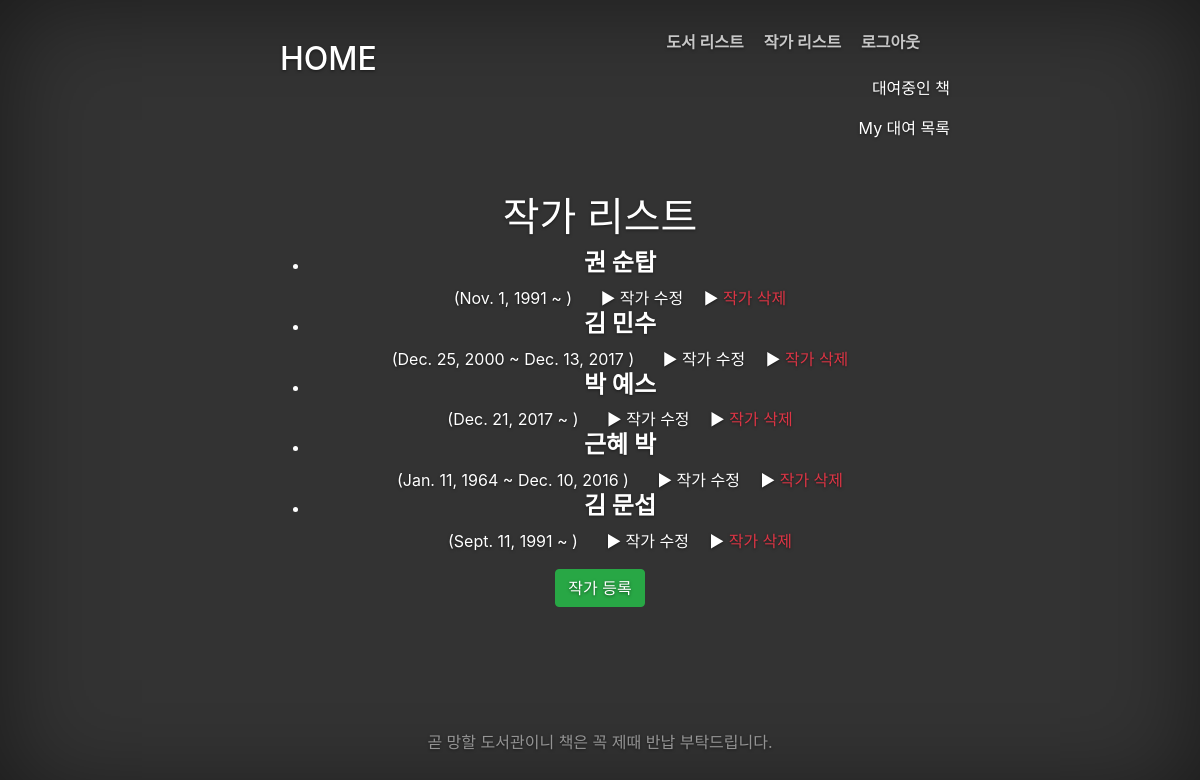
The app's page /catalog/authors/ (signed in) with its own data.
### catalog/models.py (models this page shows, shortened)
class Author(models.Model):
	first_name = models.CharField(max_length=100)
	last_name = models.CharField(max_length=100)
	date_of_birth = models.DateField(null=True, blank=True)
	date_of_death = models.DateField('Died', null=True, blank=True)
	def get_absolute_url(self):
		return reverse('author-detail', args=[str(self.id)])

### catalog/views.py (the view)
class AuthorListView(generic.ListView):
	model = Author

### catalog/templates/catalog/author_list.html
{% extends "base_generic.html" %}
{% block content %}
<h1>작가 리스트</h1>
	{% if author_list %}
		<ul>
			{% for author in author_list %}
			<li>
				<h4><strong><a href="{{ author.get_absolute_url }}">
					{{ author.last_name }} {{ author.first_name }}</a></strong></h4> ({{ author.date_of_birth }} ~
					{% if author.date_of_death != None %}
					{{ author.date_of_death }}
					{% endif %})&ensp;&ensp;&ensp;
				{% if perms.catalog.create_author and perms.catalog.delete_author %}
                    ▶ <a href="{% url 'author-update' author.pk %}">작가 수정</a>&ensp;&ensp;
                    ▶ <a class="text-danger" href="{% url 'author-delete' author.pk %}">작가 삭제</a>
                {% endif %}
            </li>
			{% endfor %}
		</ul>
	{% else %}
		<p>등록된 작가가 없습니다.</p>
	{% endif %}
	<a class="btn btn-success" href="{% url 'author-create' %}">작가 등록</a>
{% endblock %}

### catalog/static/css/cover.css (style rules this page uses)
a, a:focus, a:hover { color: #fff; }
html, body { height: 100%; background-color: #333; }
body { color: #fff; text-align: center; text-shadow: 0 1px 3px rgba(0,0,0,.5); }

### records on screen
Author: last_name "권", first_name "순탑", date_of_birth "Nov. 1, 1991"
Author: last_name "김", first_name "민수", date_of_birth "Dec. 25, 2000", date_of_death "Dec. 13, 2017"
Author: last_name "박", first_name "예스", date_of_birth "Dec. 21, 2017"
Author: last_name "근혜", first_name "박", date_of_birth "Jan. 11, 1964", date_of_death "Dec. 10, 2016"
Author: last_name "김", first_name "문섭", date_of_birth "Sept. 11, 1991"
